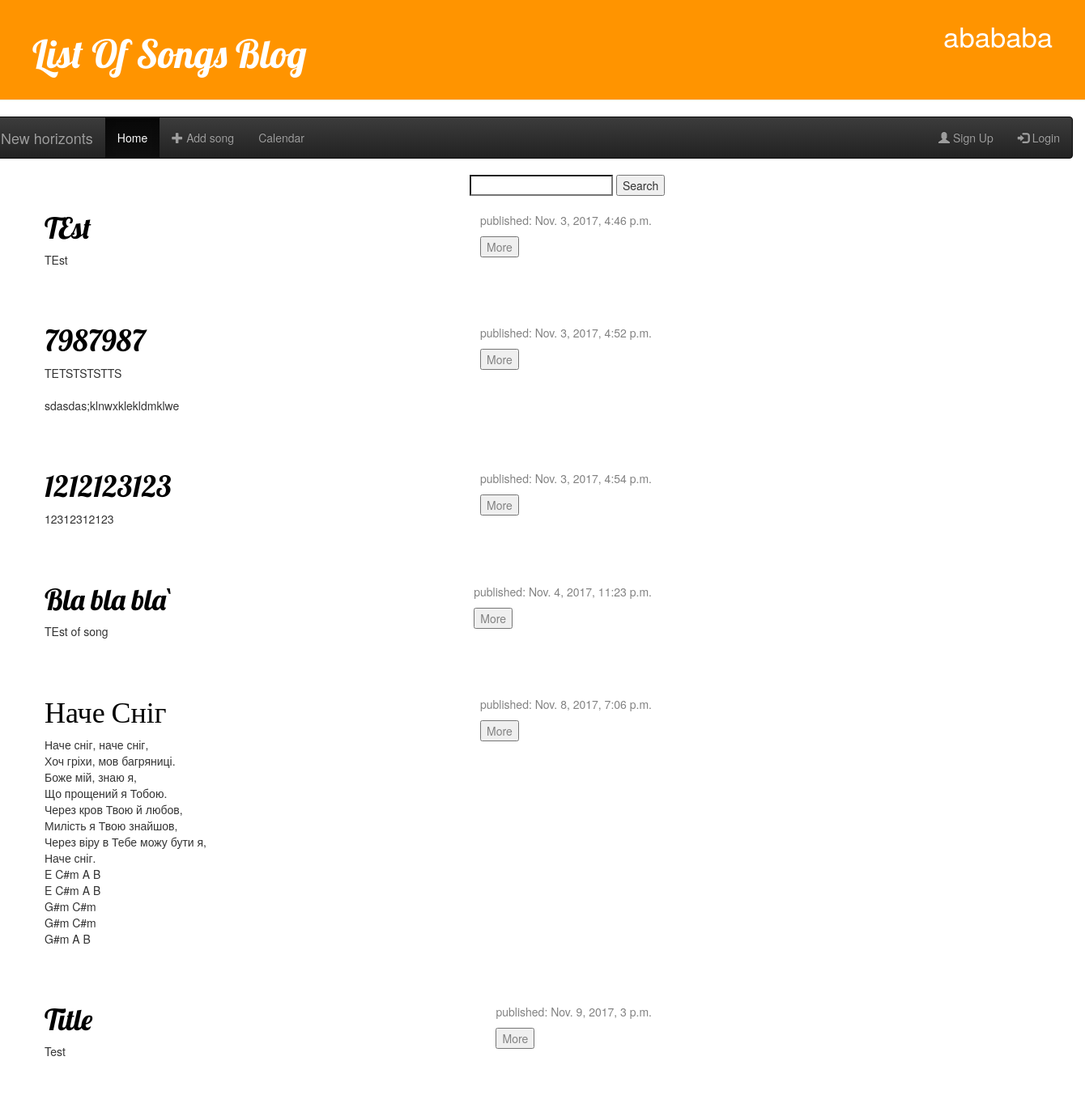
Screenshot of / (signed in) with the database file from the repository.
### blog/models.py (models this page shows, shortened)
class Post(models.Model):
    author = models.ForeignKey('auth.User')
    title = models.CharField(max_length=200)
    text = models.TextField()
    created_date = models.DateTimeField(
            default=timezone.now)
    published_date = models.DateTimeField(
            blank=True, null=True)

### blog/views.py (the view)
# urls.py: url(r'^$', views.post_list, name='post_list'),
def post_list(request):
    query = request.GET.get("query")
    if query:
        posts = Post.objects.filter(title__icontains=query)
    else:
        posts = Post.objects.filter(published_date__lte=timezone.now()).order_by('published_date')
    return render(request, 'blog/post_list.html', {'posts': posts})

### blog/templates/blog/post_list.html
{% extends 'blog/base.html' %}
{% block content %}
<form method="GET" action="" style="position:relative;left:70%;">
<input type="search" name="query" value="{{request.GET.query}}"/>
<input type="submit" value="Search"/>
</form>
            {% for post in posts %}
            <div class="post">
                <div class="date">
                    <p>published: {{ post.published_date }}</p>
                    <button type="button" data-toggle="collapse" data-target="#text" >More {{i}}</button>
                </div>
                <h1><a href="{% url 'post_detail' pk=post.pk %}">{{ post.title }}</a></h1>
                <div >
                <p> {{ post.text|linebreaksbr }}</p>
                </div>
                </div>
            {% endfor %}
{% endblock %}

### blog/static/css/main.css (style rules this page uses)
h1, h2, h3, h4 { font-family: 'Lobster', cursive; }
.date { float: right; color: #828282; }
.post { margin-bottom: 70px; }
.post h1 a, .post h1 a:visited { color: #000000; }

### rows the page displays
Post: published_date "Nov. 3, 2017, 4:46 p.m.", title "TEst", text "TEst"
Post: published_date "Nov. 3, 2017, 4:52 p.m.", title "7987987", text "TETSTSTSTTS sdasdas;klnwxklekldmklwe"
Post: published_date "Nov. 3, 2017, 4:54 p.m.", title "1212123123", text "12312312123"
Post: published_date "Nov. 4, 2017, 11:23 p.m.", title "Bla bla bla`", text "TEst of song"
Post: published_date "Nov. 8, 2017, 7:06 p.m.", title "Наче Сніг", text "Наче сніг, наче сніг, Хоч гріхи, мов багряниці. Боже мій, знаю я, Що прощений я Тобою. Через кров Твою й любов, Милість я Твою знайшов, Через віру в Тебе можу бути я, Наче сніг. E C#m A B E C#m A B G#m C#m G#m C#m G#m A B"
Post: published_date "Nov. 9, 2017, 3 p.m.", title "Title", text "Test"
